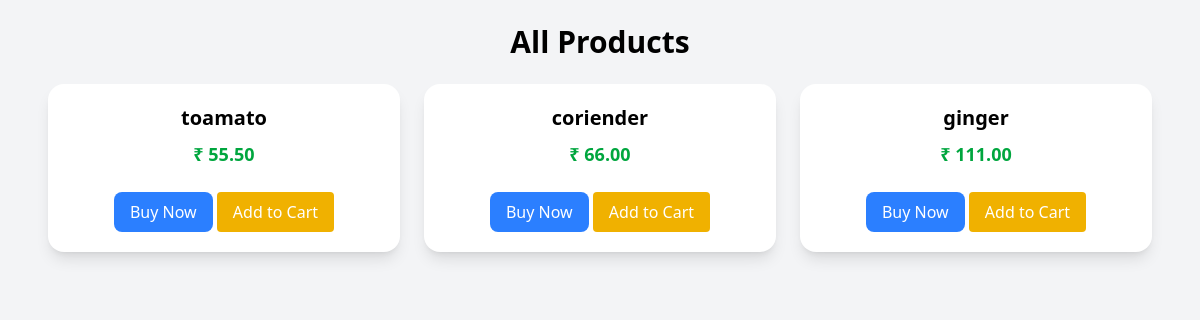
Before: /product/ with the older database file.
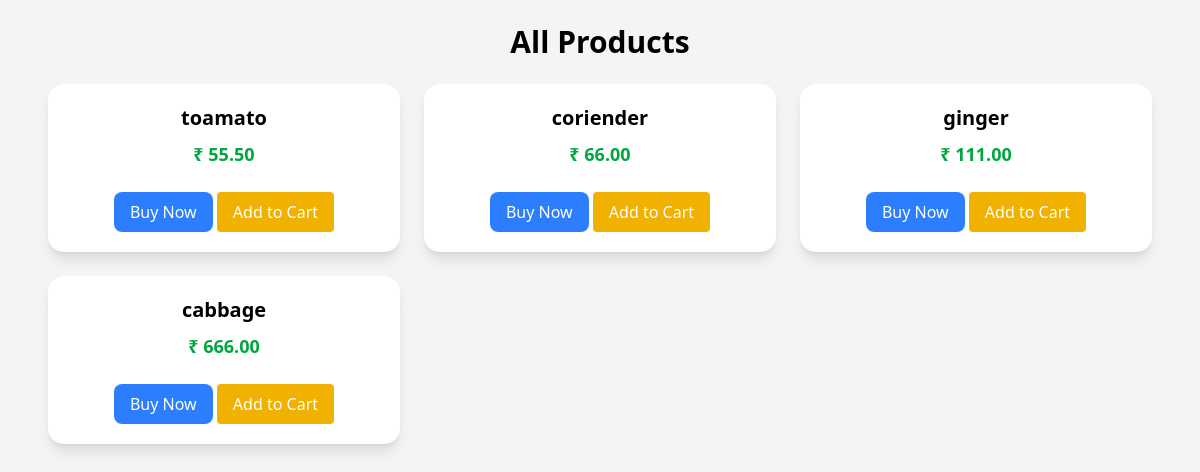
After: the same page with the newer database file.
### product/models.py (models this page shows, shortened)
class Product(models.Model):
    name=models.CharField(max_length=166)
    description=models.TextField()
    price=models.DecimalField(max_digits=11,decimal_places=2)
    stock=models.PositiveIntegerField()

### product/views.py (the view)
# urls.py: path("product/",ProductListView.as_view(),name="product_list"),
class ProductListView(View):
    def get(self,request):
        products=Product.objects.all()
        return render (request,"product/product_list.html", {"products":products})

### product/templates/product/product_list.html
{% extends "product/base.html" %}
{% block content %}
<div class="max-w-6xl mx-auto p-6">
    <h1 class="text-3xl font-bold text-center mb-6">All Products</h1>
    <div class="grid grid-cols-1 sm:grid-cols-2 md:grid-cols-3 gap-6">
        {% for product in products %}
        <div class="bg-white shadow-lg rounded-2xl p-5 text-center hover:scale-105 transition">
            <h2 class="text-xl font-semibold mb-2">{{ product.name }}</h2>
            <p class="text-lg font-bold text-green-600 mb-4">
                ₹ {{ product.price }}
            </p>
            <a href="{% url 'Checkout' product.id %}">
                <button class="bg-blue-500 text-white px-4 py-2 rounded-lg hover:bg-blue-600">
                    Buy Now
                </button>
            </a>
            <a href="{% url 'add_to_cart' product.id %}">
    <button class="bg-yellow-500 text-white px-4 py-2 rounded mt-2">
        Add to Cart
    </button>
</a>
        </div>
        {% empty %}
            <p class="text-center col-span-3 text-gray-500">No products available</p>
        {% endfor %}
    </div>
</div>
{% endblock %}

Changed rows visible on the page:
added Product: name "cabbage", price "666.00"
